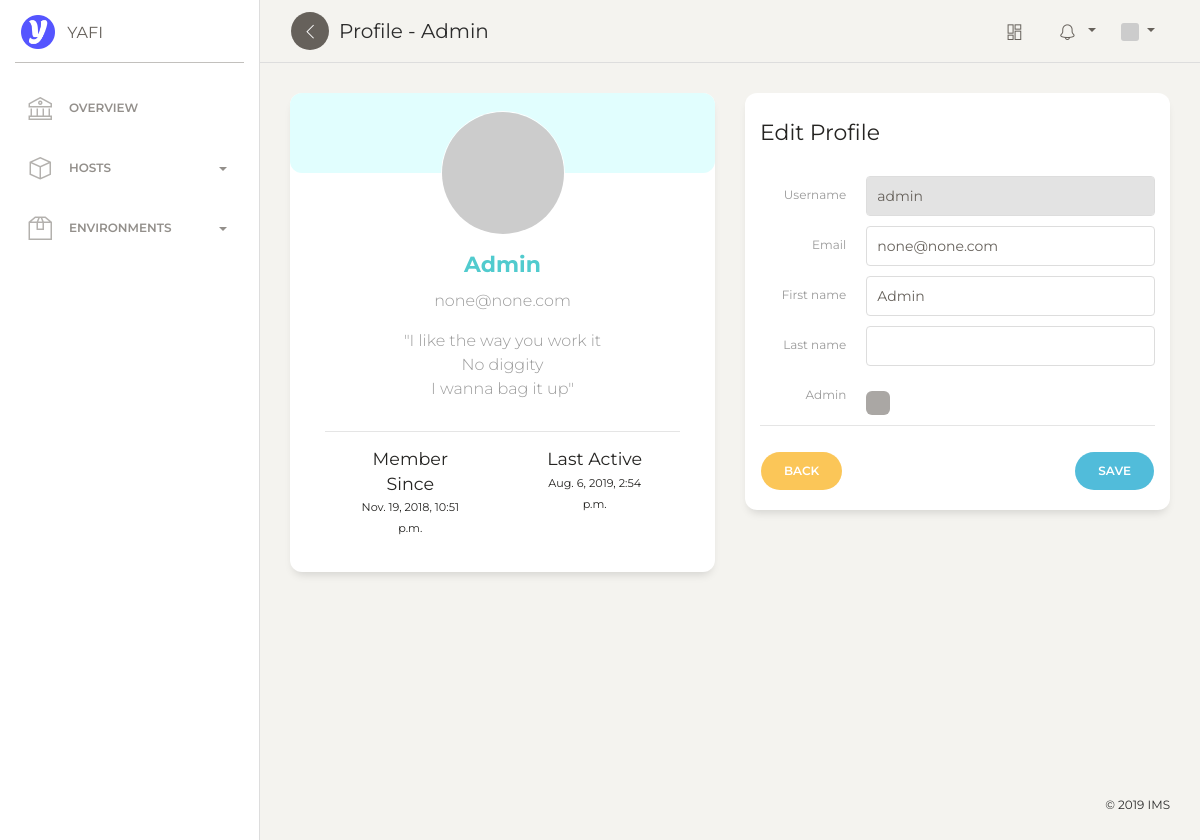
Screenshot of /profile/admin (signed in) with the database file from the repository.
### account/models.py (models this page shows, shortened)
class Account(AbstractUser):
    class Meta:
        db_table = 'accounts'
    email = models.EmailField(unique=True)
    username = models.CharField(max_length=40, unique=True)
    first_name = models.CharField(max_length=40, blank=True)
    last_name = models.CharField(max_length=40, blank=True)
    avatar_hash = models.CharField(max_length=140, blank=True)
    is_superuser = models.BooleanField(default=False)
    is_active = models.BooleanField(default=False)
    objects = AccountManager()
    USERNAME_FIELD = 'username'
    REQUIRED_FIELDS = ['email']
    def get_full_name(self):
        return ' '.join([self.first_name, self.last_name])
    def gravatar(self, size=100, default='identicon', rating='g'):
        url = 'https://secure.gravatar.com/avatar'
        hash = self.avatar_hash or self.gravatar_hash()
        return '{url}/{hash}?s={size}&d={default}&r={rating}'.format(
            url=url, hash=hash, size=size, default=default, rating=rating)

### account/views.py (the view, shortened to what this page needs)
# urls.py: url(r'^profile/(?P<username>[\w-]+)$', view=ProfileView.as_view(), name='profile'),
class ProfileView(UpdateView):
    model = Account
    form_class = ProfileForm
    template_name = 'profile/user.html'
    def get_object(self, **kwargs):
        self.username = self.kwargs.get("username")
        if self.username is None:
            raise Http404
        return get_object_or_404(Account, username__iexact=self.username)

### account/forms.py
class ProfileForm(forms.ModelForm):
    username = forms.CharField(disabled=True, widget=TextInput(attrs={'class': 'form-control'}))
    email = forms.EmailField(widget=EmailInput(attrs={'class': 'form-control'}))
    first_name = forms.CharField(required=False, widget=TextInput(attrs={'class': 'form-control'}))
    last_name = forms.CharField(required=False, widget=TextInput(attrs={'class': 'form-control'}))
    is_admin = forms.BooleanField(required=False, widget=CheckboxInput(attrs={'class': 'form-check-input'}))
    class Meta:
        model = Account
        fields = ['username', 'email', 'first_name', 'last_name', 'is_admin']

### templates/profile/user.html (shortened to what this page needs)
{% extends 'layout.html' %}
{% block menu %}Profile - {{ user.username }}{% endblock %}
{% block body %}
<div class="content">
  <div class="row">
    <div class="col-md-6">
      <div class="card card-user">
        <div class="card-body">
          <div class="author">
            <a href="#">
              <img class="avatar border-gray" src="{{ user.gravatar }}">
              <h5 class="title">{{ user.get_full_name }}</h5>
            </a>
            <p class="description">
              {{ user.email }}
            </p>
          </div>
          <p class="description text-center">
            "I like the way you work it
            <br> No diggity
            <br> I wanna bag it up"
          </p>
        </div>
        <div class="card-footer">
          <hr>
          <div class="button-container">
            <div class="row">
              <div class="col-lg-4 col-md-6 col-6 ml-auto">
                <h5>Member Since</h5>
                <p><small>{{ user.date_joined }}</small></p>
              </div>
              <div class="col-lg-4 col-md-6 col-6 ml-auto mr-auto">
                <h5>Last Active</h5>
                <p><small>{{ user.last_login }}</small></p>
              </div>
            </div>
          </div>
        </div>
      </div>
    </div>
    <div class="col-md-6">
      <div class="card">
        <div class="card-header">
          <h5 class="card-title">Edit Profile</h5>
        </div>
        <div class="card-body">
          <form class="form-horizontal" method="post">
            <div class="row">
              <label class="col-md-3 col-form-label">{{ form.username.label }}</label>
              <div class="col-md-9">
                {% if form.username.errors %}
                <div class="form-group has-danger">
                {% else %}
                <div class="form-group">
                {% endif %}
                  {{ form.username }}
                </div>
              </div>
            </div>
            <div class="row">
              <label class="col-md-3 col-form-label">{{ form.email.label }}</label>
              <div class="col-md-9">
                {% if form.email.errors %}
                <div class="form-group has-danger">
                {% else %}
                <div class="form-group">
                {% endif %}
                  {{ form.email }}
                </div>
              </div>
            </div>
            <div class="row">
              <label class="col-md-3 col-form-label">{{ form.first_name.label }}</label>
              <div class="col-md-9">
                {% if form.first_name.errors %}
                <div class="form-group has-danger">
                {% else %}
                <div class="form-group">
                {% endif %}
                  {{ form.first_name }}
                </div>
              </div>
            </div>
            <div class="row">
              <label class="col-md-3 col-form-label">{{ form.last_name.label }}</label>
              <div class="col-md-9">
                {% if form.last_name.errors %}
                <div class="form-group has-danger">
                {% else %}
                <div class="form-group">
                {% endif %}
                  {{ form.last_name }}
                </div>
              </div>
            </div>
            <div class="row">
              <label class="col-md-3 col-form-label">Admin</label>
              <div class="col-md-9">
                <div class="form-check">
                </div>
              </div>
            </div>
            <hr>
            <a class="btn btn-warning btn-round float-left" href="javascript:history.back()">Back</a>
            <button class="btn btn-info btn-round float-right" type="submit">Save</button>
          </form>
        </div>
      </div>
    </div>
  </div>
</div>
{% endblock %}

### templates/layout.html (shortened to what this page needs)
<!DOCTYPE html>
<html lang="en">
{% load static %}
{% block head %}
<head>
  <link href="https://maxcdn.bootstrapcdn.com/font-awesome/latest/css/font-awesome.min.css" rel="stylesheet">
  <link href="{% static 'css/bootstrap.min.css' %}" rel="stylesheet" />
  <link href="{% static 'css/paper-dashboard.css' %}" rel="stylesheet" />
  <link href="{% static 'css/vendor.css' %}" rel="stylesheet" />
  <link href="{% static 'demo/demo.css' %}" rel="stylesheet" />
</head>
{% endblock %}
<body class="">
  <div class="wrapper ">
    {% block sidebar %}
    <div class="sidebar" data-color="white" data-active-color="danger">
      <div class="logo">
        <a href="{% url 'index' %}" class="simple-text logo-mini">
          <div class="logo-image-small">
            <img src="{% static 'img/logo-small.png' %}">
          </div>
        </a>
        <a href="{% url 'index' %}" class="simple-text logo-normal">
          Yafi
        </a>
      </div>
      <div class="sidebar-wrapper">
        <ul class="nav">
          <li id="overviewNav">
            <a href="{% url 'ui:overview' %}">
              <i class="nc-icon nc-bank"></i>
              <p>Overview</p>
            </a>
          </li>
          <li id="hostsNav">
            <a data-toggle="collapse" href="#newHost" class="collapsed" aria-expanded="false">
              <i class="nc-icon nc-app"></i>
              <p>
                Hosts
                <b class="caret"></b>
              </p>
            </a>
          </li>
          <li id="envNav">
            <a data-toggle="collapse" href="#env" class="collapsed" aria-expanded="false">
              <i class="nc-icon nc-box-2"></i>
              <p>
                Environments
                <b class="caret"></b>
              </p>
            </a>
          </li>
        </ul>
      </div>
    </div>
    <div class="main-panel">
      <nav class="navbar navbar-expand-lg navbar-absolute fixed-top navbar-transparent">
        <div class="container-fluid">
          <div class="navbar-wrapper">
            <div class="navbar-minimize">
              <button id="minimizeSidebar" class="btn btn-icon btn-round">
                <i class="nc-icon nc-minimal-left text-center visible-on-sidebar-regular"></i>
              </button>
            </div>
            <p class="navbar-brand">{% block menu %}Main{% endblock %}</p>
          </div>
          <div class="collapse navbar-collapse justify-content-end" id="navigation">
            <ul class="navbar-nav">
              <li class="nav-item">
                <a class="nav-link btn-magnify" href="#pablo">
                  <i class="nc-icon nc-layout-11"></i>
                </a>
              </li>
              <li class="nav-item btn-rotate dropdown">
                <a class="nav-link dropdown-toggle" href="#" id="navbarDropdownMenuLink" data-toggle="dropdown" aria-haspopup="true" aria-expanded="false">
                  <i class="nc-icon nc-bell-55"></i>
                </a>
              </li>
              <li class="nav-item btn-rotate dropdown">
                <a class="nav-link dropdown-toggle" href="#" id="navbarDropdownMenuLink" data-toggle="dropdown" aria-haspopup="true" aria-expanded="false">
                  {% if user.is_authenticated %}
                  <img src="{{ user.gravatar }}" width="18" height="18">
                  {% else %}
                  <i class="nc-icon nc-circle-10"></i>
                  {% endif %}
                </a>
              </li>
            </ul>
          </div>
        </div>
      </nav>
    {% endblock %}
      {% block body %}{% endblock %}
      {% block footer %}
      <footer class="footer footer-black footer-white ">
        <div class="container-fluid">
          <div class="row">
            <div class="credits ml-auto">
              <span class="copyright">
                ©
                 IMS
              </span>
            </div>
          </div>
        </div>
      </footer>
      {% endblock %}
    </div>
  </div>
</body>
</html>

### rows the page displays
Account: username "Admin", get_full_name "Admin", email "none@none.com", date_joined "Nov. 19, 2018, 10:51 p.m.", last_login "Aug. 6, 2019, 2:54 p.m.", username "admin", first_name "Admin"
